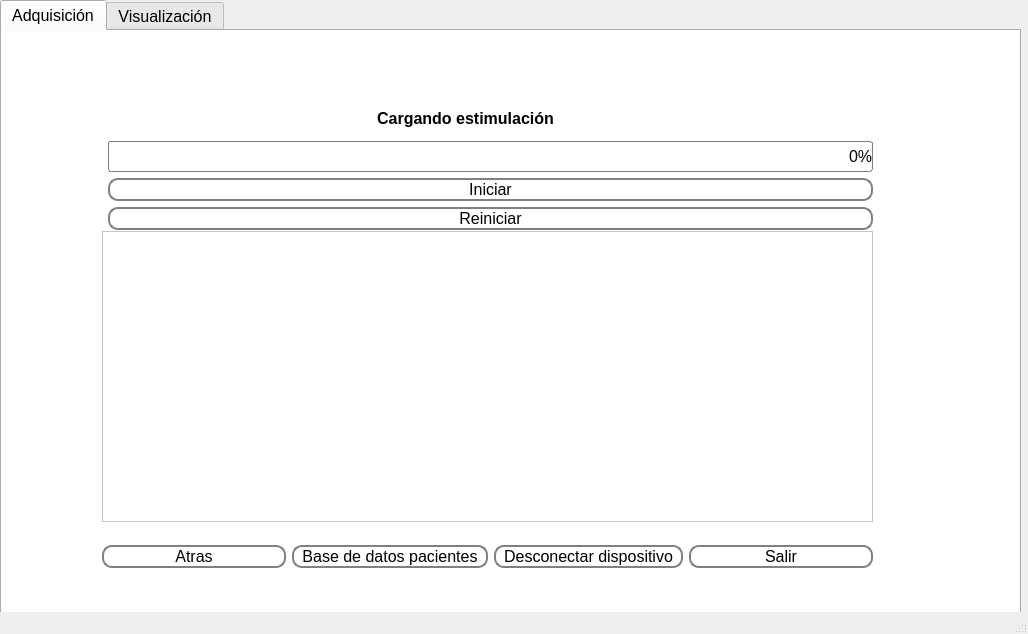
<?xml version="1.0" encoding="UTF-8"?>
<ui version="4.0">
 <class>MainWindow</class>
 <widget class="QMainWindow" name="MainWindow">
  <property name="geometry">
   <rect>
    <x>0</x>
    <y>0</y>
    <width>1028</width>
    <height>634</height>
   </rect>
  </property>
  <property name="windowTitle">
   <string>Adquisicion</string>
  </property>
  <widget class="QWidget" name="centralwidget">
   <widget class="QTabWidget" name="Ventana">
    <property name="geometry">
     <rect>
      <x>0</x>
      <y>0</y>
      <width>1021</width>
      <height>691</height>
     </rect>
    </property>
    <property name="font">
     <font>
      <pointsize>12</pointsize>
     </font>
    </property>
    <property name="currentIndex">
     <number>0</number>
    </property>
    <widget class="QWidget" name="Adquisicion">
     <attribute name="title">
      <string>Adquisición</string>
     </attribute>
     <widget class="QScrollArea" name="Inicio">
      <property name="geometry">
       <rect>
        <x>0</x>
        <y>-20</y>
        <width>1021</width>
        <height>681</height>
       </rect>
      </property>
      <property name="palette">
       <palette>
        <active>
         <colorrole role="Midlight">
          <brush brushstyle="SolidPattern">
           <color alpha="255">
            <red>255</red>
            <green>255</green>
            <blue>255</blue>
           </color>
          </brush>
         </colorrole>
         <colorrole role="Base">
          <brush brushstyle="SolidPattern">
           <color alpha="255">
            <red>255</red>
            <green>255</green>
            <blue>255</blue>
           </color>
          </brush>
         </colorrole>
         <colorrole role="Window">
          <brush brushstyle="SolidPattern">
           <color alpha="255">
            <red>255</red>
            <green>255</green>
            <blue>255</blue>
           </color>
          </brush>
         </colorrole>
        </active>
        <inactive>
         <colorrole role="Midlight">
          <brush brushstyle="SolidPattern">
           <color alpha="255">
            <red>255</red>
            <green>255</green>
            <blue>255</blue>
           </color>
          </brush>
         </colorrole>
         <colorrole role="Base">
          <brush brushstyle="SolidPattern">
           <color alpha="255">
            <red>255</red>
            <green>255</green>
            <blue>255</blue>
           </color>
          </brush>
         </colorrole>
         <colorrole role="Window">
          <brush brushstyle="SolidPattern">
           <color alpha="255">
            <red>255</red>
            <green>255</green>
            <blue>255</blue>
           </color>
          </brush>
         </colorrole>
        </inactive>
        <disabled>
         <colorrole role="Midlight">
          <brush brushstyle="SolidPattern">
           <color alpha="255">
            <red>255</red>
            <green>255</green>
            <blue>255</blue>
           </color>
          </brush>
         </colorrole>
         <colorrole role="Base">
          <brush brushstyle="SolidPattern">
           <color alpha="255">
            <red>255</red>
            <green>255</green>
            <blue>255</blue>
           </color>
          </brush>
         </colorrole>
         <colorrole role="Window">
          <brush brushstyle="SolidPattern">
           <color alpha="255">
            <red>255</red>
            <green>255</green>
            <blue>255</blue>
           </color>
          </brush>
         </colorrole>
        </disabled>
       </palette>
      </property>
      <property name="toolTip">
       <string/>
      </property>
      <property name="frameShape">
       <enum>QFrame::NoFrame</enum>
      </property>
      <property name="widgetResizable">
       <bool>true</bool>
      </property>
      <widget class="QWidget" name="Adquisicion_2">
       <property name="geometry">
        <rect>
         <x>0</x>
         <y>0</y>
         <width>1021</width>
         <height>681</height>
        </rect>
       </property>
       <widget class="QLabel" name="logo">
        <property name="geometry">
         <rect>
          <x>840</x>
          <y>20</y>
          <width>171</width>
          <height>111</height>
         </rect>
        </property>
        <property name="text">
         <string/>
        </property>
       </widget>
       <widget class="QListWidget" name="report">
        <property name="geometry">
         <rect>
          <x>100</x>
          <y>220</y>
          <width>771</width>
          <height>291</height>
         </rect>
        </property>
       </widget>
       <widget class="QWidget" name="verticalLayoutWidget_2">
        <property name="geometry">
         <rect>
          <x>100</x>
          <y>510</y>
          <width>771</width>
          <height>71</height>
         </rect>
        </property>
        <layout class="QGridLayout" name="gridLayout">
         <item row="0" column="0">
          <widget class="QPushButton" name="back">
           <property name="font">
            <font>
             <pointsize>12</pointsize>
            </font>
           </property>
           <property name="styleSheet">
            <string notr="true">QPushButton {
    border: 2px solid gray;
    border-radius: 10px;
    padding: 0 8px;
    background: rgb(255, 255, 255);
    selection-background-color: darkgray;
    }

QPushButton:hover {
    border: 2px solid gray;
    border-radius: 10px;
    padding: 0 8px;
    background: rgb(222, 222, 222);
    selection-background-color: darkgray;
    }

QPushButton:pressed {
    border: 2px solid gray;
    border-radius: 10px;
    padding: 0 8px;
    background:rgb(176, 176, 176);
    selection-background-color: darkgray;
    }
</string>
           </property>
           <property name="text">
            <string>Atras</string>
           </property>
           <property name="autoDefault">
            <bool>false</bool>
           </property>
          </widget>
         </item>
         <item row="0" column="3">
          <widget class="QPushButton" name="exit">
           <property name="font">
            <font>
             <pointsize>12</pointsize>
            </font>
           </property>
           <property name="styleSheet">
            <string notr="true">QPushButton {
    border: 2px solid gray;
    border-radius: 10px;
    padding: 0 8px;
    background: rgb(255, 255, 255);
    selection-background-color: darkgray;
    }

QPushButton:hover {
    border: 2px solid gray;
    border-radius: 10px;
    padding: 0 8px;
    background: rgb(222, 222, 222);
    selection-background-color: darkgray;
    }

QPushButton:pressed {
    border: 2px solid gray;
    border-radius: 10px;
    padding: 0 8px;
    background:rgb(176, 176, 176);
    selection-background-color: darkgray;
    }
</string>
           </property>
           <property name="text">
            <string>Salir</string>
           </property>
          </widget>
         </item>
         <item row="0" column="1">
          <widget class="QPushButton" name="patientData">
           <property name="font">
            <font>
             <pointsize>12</pointsize>
            </font>
           </property>
           <property name="styleSheet">
            <string notr="true">QPushButton {
    border: 2px solid gray;
    border-radius: 10px;
    padding: 0 8px;
    background: rgb(255, 255, 255);
    selection-background-color: darkgray;
    }

QPushButton:hover {
    border: 2px solid gray;
    border-radius: 10px;
    padding: 0 8px;
    background: rgb(222, 222, 222);
    selection-background-color: darkgray;
    }

QPushButton:pressed {
    border: 2px solid gray;
    border-radius: 10px;
    padding: 0 8px;
    background:rgb(176, 176, 176);
    selection-background-color: darkgray;
    }
</string>
           </property>
           <property name="text">
            <string>Base de datos pacientes</string>
           </property>
          </widget>
         </item>
         <item row="0" column="2">
          <widget class="QPushButton" name="stopDevice">
           <property name="font">
            <font>
             <pointsize>12</pointsize>
             <stylestrategy>PreferAntialias</stylestrategy>
            </font>
           </property>
           <property name="mouseTracking">
            <bool>false</bool>
           </property>
           <property name="tabletTracking">
            <bool>false</bool>
           </property>
           <property name="acceptDrops">
            <bool>false</bool>
           </property>
           <property name="styleSheet">
            <string notr="true">QPushButton {
    border: 2px solid gray;
    border-radius: 10px;
    padding: 0 8px;
    background: rgb(255, 255, 255);
    selection-background-color: darkgray;
    }

QPushButton:hover {
    border: 2px solid gray;
    border-radius: 10px;
    padding: 0 8px;
    background: rgb(222, 222, 222);
    selection-background-color: darkgray;
    }

QPushButton:pressed {
    border: 2px solid gray;
    border-radius: 10px;
    padding: 0 8px;
    background:rgb(176, 176, 176);
    selection-background-color: darkgray;
    }
</string>
           </property>
           <property name="text">
            <string>Desconectar dispositivo</string>
           </property>
          </widget>
         </item>
        </layout>
       </widget>
       <widget class="QWidget" name="gridLayoutWidget">
        <property name="geometry">
         <rect>
          <x>100</x>
          <y>90</y>
          <width>771</width>
          <height>129</height>
         </rect>
        </property>
        <layout class="QGridLayout" name="gridLayout_2">
         <item row="1" column="0">
          <layout class="QFormLayout" name="formLayout_3">
           <item row="0" column="1">
            <widget class="QProgressBar" name="alert">
             <property name="font">
              <font>
               <pointsize>12</pointsize>
              </font>
             </property>
             <property name="styleSheet">
              <string notr="true">QProgressBar:horizontal {
border: 1px solid gray;
border-radius: 3px;
background: white;
padding: 1px;
text-align: right;
margin-right: 4ex;
}
QProgressBar::chunk:horizontal {
background: qlineargradient(x1: 0, y1: 0.5, x2: 1, y2: 0.5, stop: 0 green, stop: 1 white);
margin-right: 2px; /* space */
width: 10px;
}</string>
             </property>
             <property name="value">
              <number>0</number>
             </property>
            </widget>
           </item>
           <item row="1" column="1">
            <widget class="QPushButton" name="play">
             <property name="font">
              <font>
               <pointsize>12</pointsize>
              </font>
             </property>
             <property name="styleSheet">
              <string notr="true">QPushButton {
    border: 2px solid gray;
    border-radius: 10px;
    padding: 0 8px;
    background: rgb(255, 255, 255);
    selection-background-color: darkgray;
    }

QPushButton:hover {
    border: 2px solid gray;
    border-radius: 10px;
    padding: 0 8px;
    background: rgb(222, 222, 222);
    selection-background-color: darkgray;
    }

QPushButton:pressed {
    border: 2px solid gray;
    border-radius: 10px;
    padding: 0 8px;
    background:rgb(176, 176, 176);
    selection-background-color: darkgray;
    }
</string>
             </property>
             <property name="text">
              <string>Iniciar</string>
             </property>
            </widget>
           </item>
           <item row="2" column="1">
            <widget class="QPushButton" name="stop">
             <property name="font">
              <font>
               <pointsize>12</pointsize>
              </font>
             </property>
             <property name="styleSheet">
              <string notr="true">QPushButton {
    border: 2px solid gray;
    border-radius: 10px;
    padding: 0 8px;
    background: rgb(255, 255, 255);
    selection-background-color: darkgray;
    }

QPushButton:hover {
    border: 2px solid gray;
    border-radius: 10px;
    padding: 0 8px;
    background: rgb(222, 222, 222);
    selection-background-color: darkgray;
    }

QPushButton:pressed {
    border: 2px solid gray;
    border-radius: 10px;
    padding: 0 8px;
    background:rgb(176, 176, 176);
    selection-background-color: darkgray;
    }
</string>
             </property>
             <property name="text">
              <string>Reiniciar</string>
             </property>
            </widget>
           </item>
          </layout>
         </item>
         <item row="0" column="0">
          <widget class="QLabel" name="label">
           <property name="font">
            <font>
             <weight>75</weight>
             <bold>true</bold>
            </font>
           </property>
           <property name="layoutDirection">
            <enum>Qt::LeftToRight</enum>
           </property>
           <property name="text">
            <string>                                                              Cargando estimulación</string>
           </property>
          </widget>
         </item>
        </layout>
       </widget>
       <widget class="QPushButton" name="adquisitionInfo">
        <property name="geometry">
         <rect>
          <x>970</x>
          <y>630</y>
          <width>41</width>
          <height>41</height>
         </rect>
        </property>
        <property name="font">
         <font>
          <family>Footlight MT Light</family>
          <pointsize>12</pointsize>
          <weight>75</weight>
          <bold>true</bold>
         </font>
        </property>
        <property name="toolTip">
         <string>&lt;html&gt;&lt;head/&gt;&lt;body&gt;&lt;p&gt;&lt;span style=&quot; font-weight:400;&quot;&gt;Presione para obtener más información&lt;/span&gt;&lt;/p&gt;&lt;/body&gt;&lt;/html&gt;</string>
        </property>
        <property name="styleSheet">
         <string notr="true">QPushButton {
    color: rgb(0, 0, 0);
    border: 2px solid #0e213e;
    border-radius: 20px;
    border-style: outset;
    background: qradialgradient(
        cx: 0.3, cy: -0.4, fx: 0.3, fy: -0.4,
        radius: 1.35, stop: 0 #fff, stop: 1 #1c437d
        );
    padding: 5px;
    }

QPushButton:hover {
    background: qradialgradient(
        cx: 0.3, cy: -0.4, fx: 0.3, fy: -0.4,
        radius: 1.35, stop: 0 #fff, stop: 1 #6587ba
        );
    }

QPushButton:pressed {
    border-style: inset;
    background: qradialgradient(
        cx: 0.4, cy: -0.1, fx: 0.4, fy: -0.1,
        radius: 1.35, stop: 0 #fff, stop: 1 #15325e
        );
    }</string>
        </property>
        <property name="text">
         <string>?</string>
        </property>
       </widget>
      </widget>
     </widget>
    </widget>
    <widget class="QWidget" name="Visualizacion">
     <attribute name="title">
      <string>Visualización</string>
     </attribute>
     <widget class="QScrollArea" name="Inicio_2">
      <property name="geometry">
       <rect>
        <x>0</x>
        <y>0</y>
        <width>1011</width>
        <height>671</height>
       </rect>
      </property>
      <property name="minimumSize">
       <size>
        <width>821</width>
        <height>0</height>
       </size>
      </property>
      <property name="palette">
       <palette>
        <active>
         <colorrole role="Midlight">
          <brush brushstyle="SolidPattern">
           <color alpha="255">
            <red>255</red>
            <green>255</green>
            <blue>255</blue>
           </color>
          </brush>
         </colorrole>
         <colorrole role="Base">
          <brush brushstyle="SolidPattern">
           <color alpha="255">
            <red>255</red>
            <green>255</green>
            <blue>255</blue>
           </color>
          </brush>
         </colorrole>
         <colorrole role="Window">
          <brush brushstyle="SolidPattern">
           <color alpha="255">
            <red>255</red>
            <green>255</green>
            <blue>255</blue>
           </color>
          </brush>
         </colorrole>
        </active>
        <inactive>
         <colorrole role="Midlight">
          <brush brushstyle="SolidPattern">
           <color alpha="255">
            <red>255</red>
            <green>255</green>
            <blue>255</blue>
           </color>
          </brush>
         </colorrole>
         <colorrole role="Base">
          <brush brushstyle="SolidPattern">
           <color alpha="255">
            <red>255</red>
            <green>255</green>
            <blue>255</blue>
           </color>
          </brush>
         </colorrole>
         <colorrole role="Window">
          <brush brushstyle="SolidPattern">
           <color alpha="255">
            <red>255</red>
            <green>255</green>
            <blue>255</blue>
           </color>
          </brush>
         </colorrole>
        </inactive>
        <disabled>
         <colorrole role="Midlight">
          <brush brushstyle="SolidPattern">
           <color alpha="255">
            <red>255</red>
            <green>255</green>
            <blue>255</blue>
           </color>
          </brush>
         </colorrole>
         <colorrole role="Base">
          <brush brushstyle="SolidPattern">
           <color alpha="255">
            <red>255</red>
            <green>255</green>
            <blue>255</blue>
           </color>
          </brush>
         </colorrole>
         <colorrole role="Window">
          <brush brushstyle="SolidPattern">
           <color alpha="255">
            <red>255</red>
            <green>255</green>
            <blue>255</blue>
           </color>
          </brush>
         </colorrole>
        </disabled>
       </palette>
      </property>
      <property name="toolTip">
       <string/>
      </property>
      <property name="frameShape">
       <enum>QFrame::NoFrame</enum>
      </property>
      <property name="widgetResizable">
       <bool>true</bool>
      </property>
      <widget class="QWidget" name="scrollAreaWidgetContents_2">
       <property name="geometry">
        <rect>
         <x>0</x>
         <y>0</y>
         <width>1011</width>
         <height>671</height>
        </rect>
       </property>
       <widget class="QPushButton" name="adquisitionInfo2">
        <property name="geometry">
         <rect>
          <x>970</x>
          <y>610</y>
          <width>41</width>
          <height>41</height>
         </rect>
        </property>
        <property name="font">
         <font>
          <family>Footlight MT Light</family>
          <pointsize>16</pointsize>
          <weight>75</weight>
          <bold>true</bold>
         </font>
        </property>
        <property name="styleSheet">
         <string notr="true">QPushButton {
    color: rgb(0, 0, 0);
    border: 2px solid #0e213e;
    border-radius: 20px;
    border-style: outset;
    background: qradialgradient(
        cx: 0.3, cy: -0.4, fx: 0.3, fy: -0.4,
        radius: 1.35, stop: 0 #fff, stop: 1 #1c437d
        );
    padding: 5px;
    }

QPushButton:hover {
    background: qradialgradient(
        cx: 0.3, cy: -0.4, fx: 0.3, fy: -0.4,
        radius: 1.35, stop: 0 #fff, stop: 1 #6587ba
        );
    }

QPushButton:pressed {
    border-style: inset;
    background: qradialgradient(
        cx: 0.4, cy: -0.1, fx: 0.4, fy: -0.1,
        radius: 1.35, stop: 0 #fff, stop: 1 #15325e
        );
    }</string>
        </property>
        <property name="text">
         <string>?</string>
        </property>
       </widget>
       <widget class="QLabel" name="logo2">
        <property name="geometry">
         <rect>
          <x>620</x>
          <y>0</y>
          <width>171</width>
          <height>111</height>
         </rect>
        </property>
        <property name="text">
         <string/>
        </property>
       </widget>
       <widget class="QWidget" name="horizontalLayoutWidget_2">
        <property name="geometry">
         <rect>
          <x>0</x>
          <y>10</y>
          <width>991</width>
          <height>596</height>
         </rect>
        </property>
        <layout class="QHBoxLayout" name="horizontalLayout_2">
         <item>
          <layout class="QVBoxLayout" name="verticalLayout_4">
           <item>
            <widget class="QLabel" name="OZ">
             <property name="font">
              <font>
               <pointsize>20</pointsize>
              </font>
             </property>
             <property name="styleSheet">
              <string notr="true">QLabel { color : #CD10B4; }</string>
             </property>
             <property name="text">
              <string>Oz</string>
             </property>
            </widget>
           </item>
           <item>
            <widget class="QLabel" name="O1">
             <property name="font">
              <font>
               <pointsize>20</pointsize>
              </font>
             </property>
             <property name="styleSheet">
              <string notr="true">QLabel { color : #1014CD; }</string>
             </property>
             <property name="text">
              <string>O1</string>
             </property>
            </widget>
           </item>
           <item>
            <widget class="QLabel" name="PO7">
             <property name="font">
              <font>
               <pointsize>20</pointsize>
              </font>
             </property>
             <property name="styleSheet">
              <string notr="true">QLabel { color :#10CD14; }</string>
             </property>
             <property name="text">
              <string>PO7</string>
             </property>
            </widget>
           </item>
           <item>
            <widget class="QLabel" name="O2">
             <property name="font">
              <font>
               <pointsize>20</pointsize>
              </font>
             </property>
             <property name="styleSheet">
              <string notr="true">QLabel { color : #F7FB24; }</string>
             </property>
             <property name="text">
              <string>O2</string>
             </property>
            </widget>
           </item>
           <item>
            <widget class="QLabel" name="PO8">
             <property name="font">
              <font>
               <pointsize>20</pointsize>
              </font>
             </property>
             <property name="styleSheet">
              <string notr="true">QLabel { color :#FBB324 ; }</string>
             </property>
             <property name="text">
              <string>PO8</string>
             </property>
            </widget>
           </item>
           <item>
            <widget class="QLabel" name="PO4">
             <property name="font">
              <font>
               <pointsize>20</pointsize>
              </font>
             </property>
             <property name="styleSheet">
              <string notr="true">QLabel { color :#806123 ; }</string>
             </property>
             <property name="text">
              <string>PO4</string>
             </property>
            </widget>
           </item>
           <item>
            <widget class="QLabel" name="PO3">
             <property name="font">
              <font>
               <pointsize>20</pointsize>
              </font>
             </property>
             <property name="styleSheet">
              <string notr="true">QLabel { color :#E53923 ; }</string>
             </property>
             <property name="text">
              <string>PO3</string>
             </property>
            </widget>
           </item>
          </layout>
         </item>
         <item>
          <layout class="QVBoxLayout" name="verticalLayout">
           <item>
            <widget class="PlotWidget" name="viewSignalOz">
             <property name="minimumSize">
              <size>
               <width>479</width>
               <height>82</height>
              </size>
             </property>
             <property name="backgroundBrush">
              <brush brushstyle="NoBrush">
               <color alpha="255">
                <red>255</red>
                <green>255</green>
                <blue>255</blue>
               </color>
              </brush>
             </property>
             <property name="foregroundBrush">
              <brush brushstyle="NoBrush">
               <color alpha="255">
                <red>255</red>
                <green>255</green>
                <blue>255</blue>
               </color>
              </brush>
             </property>
            </widget>
           </item>
           <item>
            <widget class="PlotWidget" name="viewSignalO1">
             <property name="backgroundBrush">
              <brush brushstyle="NoBrush">
               <color alpha="255">
                <red>255</red>
                <green>255</green>
                <blue>255</blue>
               </color>
              </brush>
             </property>
             <property name="foregroundBrush">
              <brush brushstyle="NoBrush">
               <color alpha="255">
                <red>255</red>
                <green>255</green>
                <blue>255</blue>
               </color>
              </brush>
             </property>
            </widget>
           </item>
           <item>
            <widget class="PlotWidget" name="viewSignalPO7">
             <property name="backgroundBrush">
              <brush brushstyle="NoBrush">
               <color alpha="255">
                <red>255</red>
                <green>255</green>
                <blue>255</blue>
               </color>
              </brush>
             </property>
             <property name="foregroundBrush">
              <brush brushstyle="NoBrush">
               <color alpha="255">
                <red>255</red>
                <green>255</green>
                <blue>255</blue>
               </color>
              </brush>
             </property>
            </widget>
           </item>
           <item>
            <widget class="PlotWidget" name="viewSignalO2">
             <property name="backgroundBrush">
              <brush brushstyle="NoBrush">
               <color alpha="255">
                <red>255</red>
                <green>255</green>
                <blue>255</blue>
               </color>
              </brush>
             </property>
             <property name="foregroundBrush">
              <brush brushstyle="NoBrush">
               <color alpha="255">
                <red>255</red>
                <green>255</green>
                <blue>255</blue>
               </color>
              </brush>
             </property>
            </widget>
           </item>
           <item>
            <widget class="PlotWidget" name="viewSignalPO8">
             <property name="backgroundBrush">
              <brush brushstyle="NoBrush">
               <color alpha="255">
                <red>255</red>
                <green>255</green>
                <blue>255</blue>
               </color>
              </brush>
             </property>
             <property name="foregroundBrush">
              <brush brushstyle="NoBrush">
               <color alpha="255">
                <red>255</red>
                <green>255</green>
                <blue>255</blue>
               </color>
              </brush>
             </property>
            </widget>
           </item>
           <item>
            <widget class="PlotWidget" name="viewSignalPO4">
             <property name="backgroundBrush">
              <brush brushstyle="NoBrush">
               <color alpha="255">
                <red>255</red>
                <green>255</green>
                <blue>255</blue>
               </color>
              </brush>
             </property>
             <property name="foregroundBrush">
              <brush brushstyle="NoBrush">
               <color alpha="255">
                <red>255</red>
                <green>255</green>
                <blue>255</blue>
               </color>
              </brush>
             </property>
            </widget>
           </item>
           <item>
            <widget class="PlotWidget" name="viewSignalPO3">
             <property name="backgroundBrush">
              <brush brushstyle="NoBrush">
               <color alpha="255">
                <red>255</red>
                <green>255</green>
                <blue>255</blue>
               </color>
              </brush>
             </property>
             <property name="foregroundBrush">
              <brush brushstyle="NoBrush">
               <color alpha="255">
                <red>255</red>
                <green>255</green>
                <blue>255</blue>
               </color>
              </brush>
             </property>
            </widget>
           </item>
           <item>
            <layout class="QHBoxLayout" name="horizontalLayout">
             <item>
              <widget class="QPushButton" name="playGraph">
               <property name="minimumSize">
                <size>
                 <width>101</width>
                 <height>23</height>
                </size>
               </property>
               <property name="font">
                <font>
                 <pointsize>12</pointsize>
                </font>
               </property>
               <property name="styleSheet">
                <string notr="true">QPushButton {
    border: 2px solid gray;
    border-radius: 10px;
    padding: 0 8px;
    background: rgb(255, 255, 255);
    selection-background-color: darkgray;
    }

QPushButton:hover {
    border: 2px solid gray;
    border-radius: 10px;
    padding: 0 8px;
    background: rgb(222, 222, 222);
    selection-background-color: darkgray;
    }

QPushButton:pressed {
    border: 2px solid gray;
    border-radius: 10px;
    padding: 0 8px;
    background:rgb(176, 176, 176);
    selection-background-color: darkgray;
    }
</string>
               </property>
               <property name="text">
                <string>Visualizar</string>
               </property>
              </widget>
             </item>
             <item>
              <widget class="QPushButton" name="stopGraph">
               <property name="minimumSize">
                <size>
                 <width>101</width>
                 <height>23</height>
                </size>
               </property>
               <property name="font">
                <font>
                 <pointsize>12</pointsize>
                </font>
               </property>
               <property name="styleSheet">
                <string notr="true">QPushButton {
    border: 2px solid gray;
    border-radius: 10px;
    padding: 0 8px;
    background: rgb(255, 255, 255);
    selection-background-color: darkgray;
    }

QPushButton:hover {
    border: 2px solid gray;
    border-radius: 10px;
    padding: 0 8px;
    background: rgb(222, 222, 222);
    selection-background-color: darkgray;
    }

QPushButton:pressed {
    border: 2px solid gray;
    border-radius: 10px;
    padding: 0 8px;
    background:rgb(176, 176, 176);
    selection-background-color: darkgray;
    }
</string>
               </property>
               <property name="text">
                <string>Detener</string>
               </property>
              </widget>
             </item>
            </layout>
           </item>
          </layout>
         </item>
        </layout>
       </widget>
      </widget>
     </widget>
    </widget>
   </widget>
  </widget>
  <widget class="QMenuBar" name="menubar">
   <property name="geometry">
    <rect>
     <x>0</x>
     <y>0</y>
     <width>1028</width>
     <height>21</height>
    </rect>
   </property>
  </widget>
  <widget class="QStatusBar" name="statusbar"/>
 </widget>
 <customwidgets>
  <customwidget>
   <class>PlotWidget</class>
   <extends>QGraphicsView</extends>
   <header location="global">pyqtgraph.h</header>
  </customwidget>
 </customwidgets>
 <resources/>
 <connections/>
</ui>
